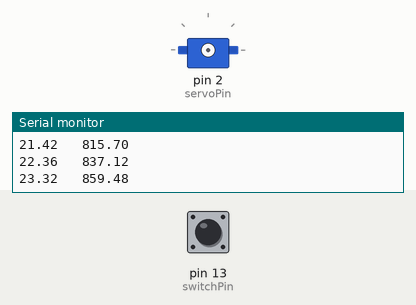
This sketch was run on a simulated Arduino Uno, built with avr-gcc and run on an emulated ATmega328P. Parts: servo, the last lines printed to the serial monitor. Wiring (inferred from the names in the program): servo: signal pin 2. The inputs (shaded band) are chosen by the test bench; at power-on: pin 13 (switchPin) LOW. Servo pulses on a pin are drawn as a servo (544–2400 µs = 0–180°).

Above: at 7.4 s.
7.5 s: pin 13 (switchPin) pulled HIGH for 3 s
At 11.7 s:
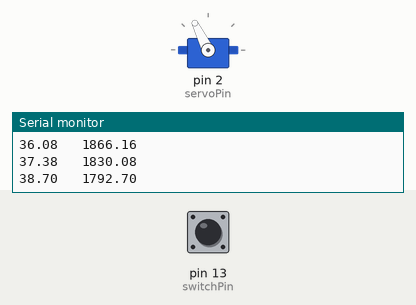
12.0 s: pin 13 (switchPin) pulled HIGH for 3 s
At 12.8 s:
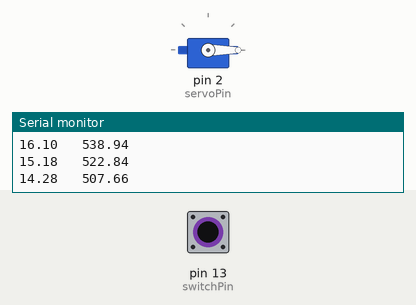
Timing chart, 0 to 17.2 s (numbered marks = the images above; inputs shaded):
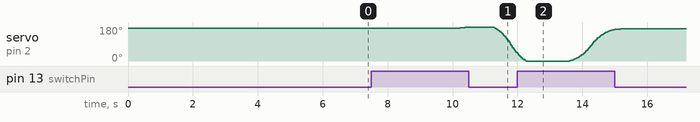

The sketch:

ServoTest.ino
```cpp
#include "Arduino.h"

const int minDelay = 500;
const int maxDelay = 2300;
const int minDegree = 0;
const int maxDegree = 180;
const int switchPin = 13;
const int servoPin = 2;


const int degree1 = 0;
const int degree2 = 180;
int delay1 = 0;
int delay2 = 0;
void setup()
{
  pinMode(servoPin, OUTPUT);
  pinMode(switchPin, INPUT);
  Serial.begin(9600);
}

void loop()
{
  delay1 = map(degree1, minDegree, maxDegree, minDelay, maxDelay);
  delay2 = map(degree2, minDegree, maxDegree, minDelay, maxDelay);
  Serial.println(delay1);
  Serial.println(delay2);

  // find the mean of the two delays
  float mean = (delay1 + delay2) / 2;
  float acceleration = 0.1;
  float jerk = 0.02;
  Serial.print ("acceleration = ");
  Serial.println(acceleration);
  float sum = 0;

  int switchVal = digitalRead(switchPin);
  Serial.println("Moving up...");
  for (float i = delay1; i < delay2; i+=sum)
  {
    if (i <= mean)
    {
      sum += acceleration;
      acceleration += jerk;
    }

    if (switchVal == 1)
    {
      digitalWrite(servoPin, HIGH);
      delayMicroseconds(i);
      digitalWrite(servoPin, LOW);
    }

    if (i > mean)
    {
      acceleration -= jerk;
      sum -= acceleration;

    }


    Serial.print(sum);
    Serial.print("   ");
    Serial.println(i);

    delay(3);
  }
  delay(1000);


  switchVal = digitalRead(switchPin);
  Serial.println("Moving down...");
  /*
  for (int i = delay2; i > delay1; i-=2)
  {
    if (switchVal == 1)
    {
      digitalWrite(servoPin, HIGH);
      delayMicroseconds(i);
      digitalWrite(servoPin, LOW);
    }

    delay(3);
  }*/
  sum = 0;
  for (float i = delay2; i > delay1; i-=sum)
  {
    if (i >= mean)
    {
      sum += acceleration;
      acceleration += jerk;
    }

    if (switchVal == 1)
    {
      digitalWrite(servoPin, HIGH);
      delayMicroseconds(i);
      digitalWrite(servoPin, LOW);
    }

    if (i < mean)
    {
      acceleration -= jerk;
      sum -= acceleration;

    }

    Serial.print(sum);
    Serial.print("   ");
    Serial.println(i);

    delay(3);
  }
  delay(1000);


}
```

Measured:
- after the input at 7.5 s, servo on pin 2 (servoPin): rises from 173° to 180° in 0.19 s, then falls to 40° in 1.6 s
